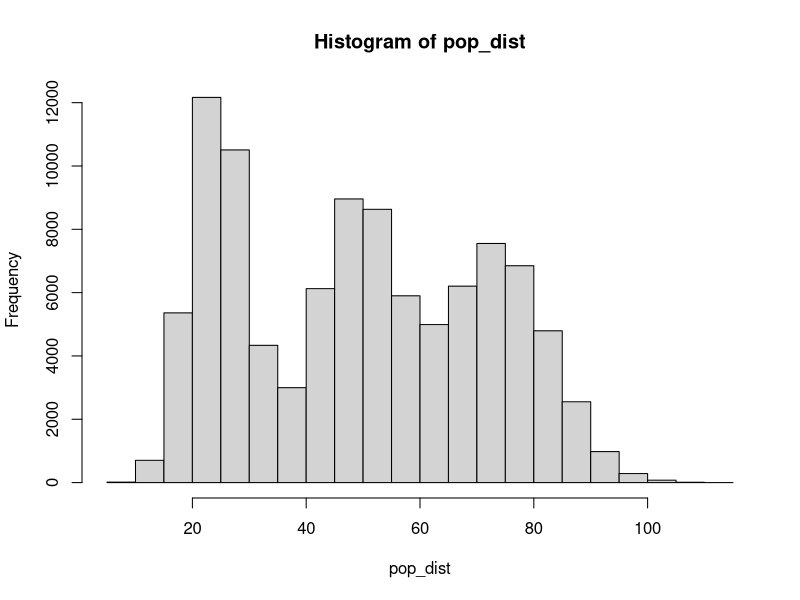
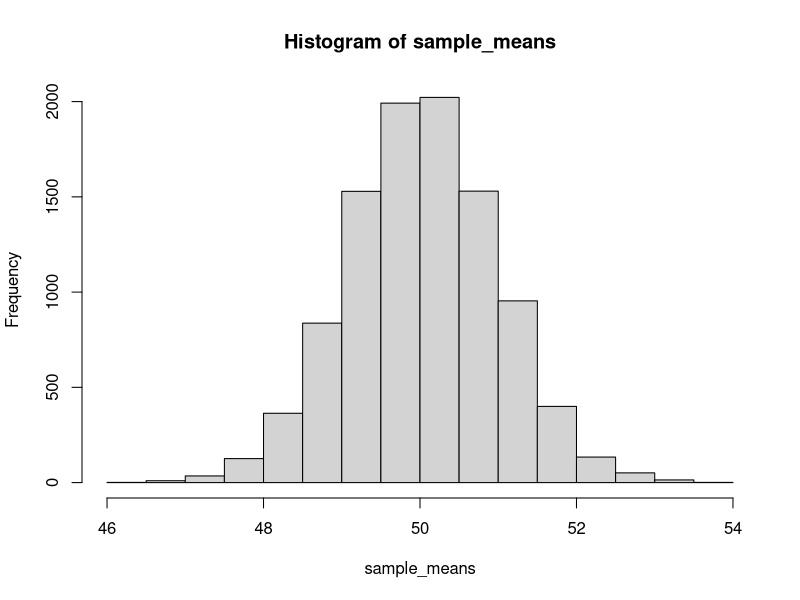

The R script that drew these images, in order:
N <- 100000 # population size
# create our population 
pop_dist1 <- rnorm(N, mean = 50, sd = 10) # from a normal dist
pop_dist2 <- rnorm(N, mean = 20, sd = 10) # from a normal dist
#pop_dist <- runif(N, min = 0, max = 100) # from a uniform dist
pop_dist <- rpois(N, lambda = c(25, 50, 75))
hist(pop_dist)
mean(pop_dist)
sd(pop_dist)

n <- 500 # sample size
n_samples <- 10000 # how many times are we sampling?


sample_means <- numeric(length = n_samples) # here, we're going to store the means of each sample

# sample the number of times as n_samples
for(i_sample in 1:n_samples){
  sample_i = sample(pop_dist, size = n) # sample size = n
  sample_means[i_sample] <- mean(sample_i) # store the mean of the sample into sample_means
}

hist(sample_means)

mean(sample_means)
sd(sample_means)

